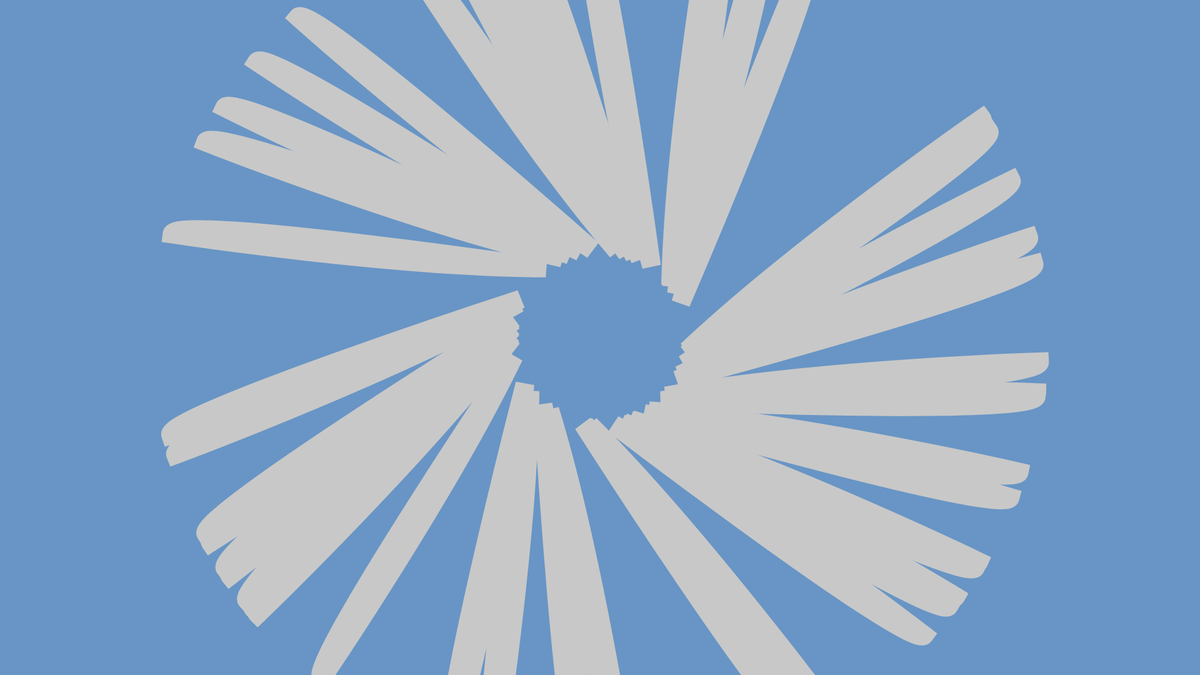
Frame 1 (no input)
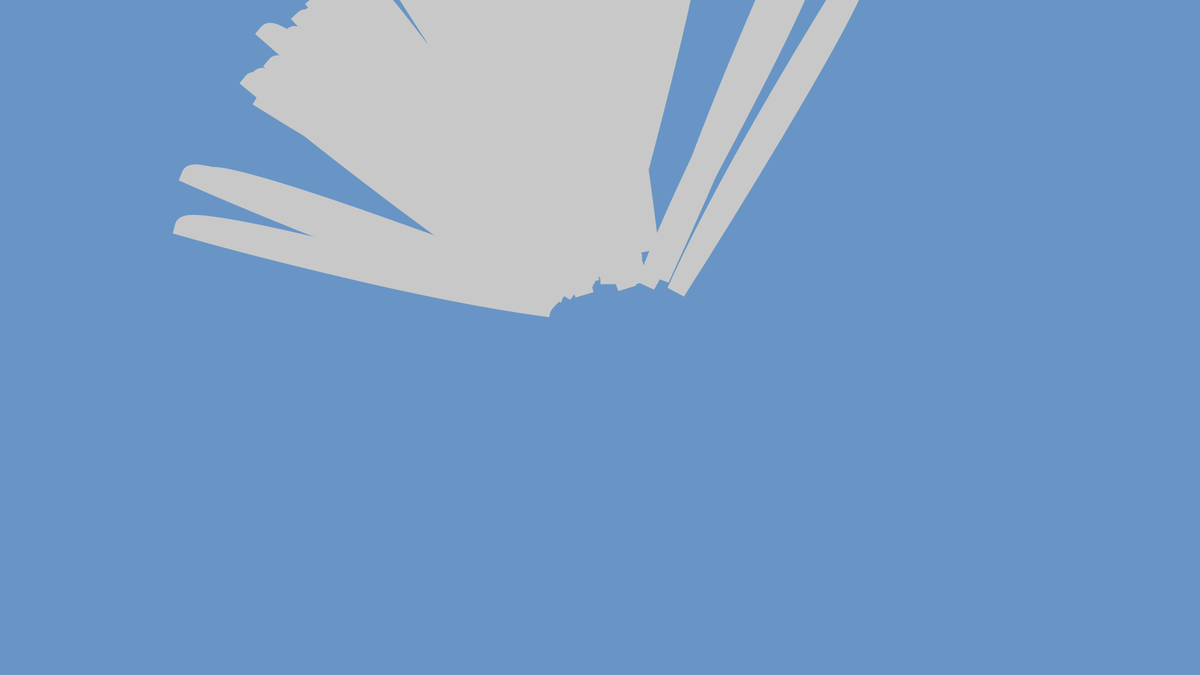
Frame 60 (no input)
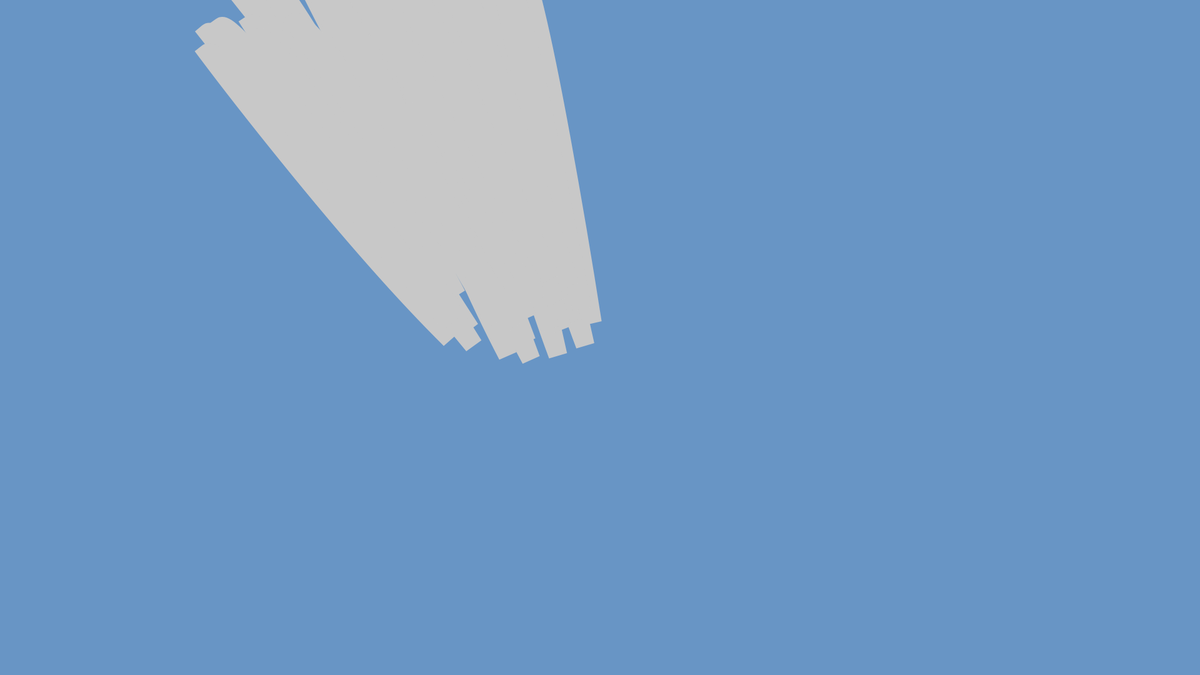
Frame 120 (the mouse pressed at the canvas centre since frame 60)

The p5.js sketch that drew these frames (run headless with seeded random() and noise() and a simulated clock; from frame 60 on, the mouse is pressed at the canvas centre):

// p5.js sketch
// ── sketch.js
var flock;

var offset = 100;
var x;
var y;
var Scale_Size;
var dir;

function setup() {
  createCanvas(1920,1080);
  createP();
  
  flock = new Flock();
  // Add an initial set of boids into the system
  for (var i = 0; i < 50; i++) {
    //generate starting from the center of the canvas 
    var b = new Boid(width/2,height/2);
    flock.addBoid(b);
  }
}

function draw() {
  background(color(104,149,197));
  flock.run();
}

// Add a new boid into the System
function mouseDragged() {
  flock.addBoid(new Boid(mouseX,mouseY));
}

function Flock() {
  // An array for all the boids
  this.boids = []; // Initialize the array
}

Flock.prototype.run = function() {
  for (var i = 0; i < this.boids.length; i++) {
    this.boids[i].run(this.boids);  // Passing the entire list of boids to each boid individually
  }
}

Flock.prototype.addBoid = function(b) {
  this.boids.push(b);
}

// The Nature of Code
// Daniel Shiffman
// http://natureofcode.com

// Boid class
// Methods for Separation, Cohesion, Alignment added

function Boid(x,y) {
  this.acceleration = createVector(0,0);
  this.velocity = createVector(random(-1,1),random(-1,1));
  this.position = createVector(x,y);
  this.r = 3.0;
  this.maxspeed = 3;    // Maximum speed
  this.maxforce = 0.05; // Maximum steering force
}

Boid.prototype.run = function(boids) {
  this.flock(boids);
  this.update();
  this.borders();
  this.render();
}

Boid.prototype.applyForce = function(force) {
  // We could add mass here if we want A = F / M
  this.acceleration.add(force);
}

// We accumulate a new acceleration each time based on three rules
Boid.prototype.flock = function(boids) {
  var sep = this.separate(boids);   // Separation
  var ali = this.align(boids);      // Alignment
  var coh = this.cohesion(boids);   // Cohesion
  // Arbitrarily weight these forces
  sep.mult(1.5);
  ali.mult(1.0);
  coh.mult(1.0);
  // Add the force vectors to acceleration
  this.applyForce(sep);
  this.applyForce(ali);
  this.applyForce(coh);
}

// Method to update location
Boid.prototype.update = function() {
  // Update velocity
  this.velocity.add(this.acceleration);
  // Limit speed
  this.velocity.limit(this.maxspeed);
  this.position.add(this.velocity);
  // Reset accelertion to 0 each cycle
  this.acceleration.mult(0);
}

// A method that calculates and applies a steering force towards a target
// STEER = DESIRED MINUS VELOCITY
Boid.prototype.seek = function(target) {
  var desired = p5.Vector.sub(target,this.position);  // A vector pointing from the location to the target
  // Normalize desired and scale to maximum speed
  desired.normalize();
  desired.mult(this.maxspeed);
  // Steering = Desired minus Velocity
  var steer = p5.Vector.sub(desired,this.velocity);
  steer.limit(this.maxforce);  // Limit to maximum steering force
  return steer;
}

function drawFish(x,y,Scale_Size, dir) {
  
  push();
  translate(x,y);
  scale(Scale_Size);
  beginShape();
  vertex(1.0*dir, -0.7);
  bezierVertex(1.0*dir, -0.7, 0.4*dir, -1.0, 0.0, 0.0);
  bezierVertex(0.0, 0.0, 1.0*dir, 0.4, 1.0*dir, -0.7); 
  endShape(CLOSE);
  pop();

// beginShape();
// vertex(30+ offset, 30+ offset);
// bezierVertex(0+ offset, 50 + offset, 90+ offset, 50 + offset, 100+ offset, 20 + offset);
// bezierVertex(30+ offset, 30 + offset, 30+ offset, 10 + offset, 10+ offset, 10 + offset);

// vertex(30+ offset, 30+ offset);
// bezierVertex(0+ offset + 2, 50 + offset + 54, 90+ offset + 2, 50 + offset + 54, 100+ offset + 2, 20 + offset + 54);
// bezierVertex(30+ offset + 2, 30 + offset + 54, 30+ offset + 2, 10 + offset + 54, 10+ offset + 2, 10 + offset + 54);
// rotate(-14);


// ellipse(225, 120, 65, 25);
// endShape(CLOSE);
}

Boid.prototype.render = function() {
  // Draw a triangle rotated in the direction of velocity
  var theta = this.velocity.heading() + radians(90);
  fill(127);
  stroke(200);
  push();
  translate(this.position.x,this.position.y);
  rotate(theta);
  drawFish(100, 100, 30, 20);
  // scale(0.1, 0.1);
  pop();
}


// Wraparound
Boid.prototype.borders = function() {
  if (this.position.x < -this.r)  this.position.x = width +this.r;
  if (this.position.y < -this.r)  this.position.y = height+this.r;
  if (this.position.x > width +this.r) this.position.x = -this.r;
  if (this.position.y > height+this.r) this.position.y = -this.r;
}

// Separation
// Method checks for nearby boids and steers away
Boid.prototype.separate = function(boids) {
  var desiredseparation = 25.0;
  var steer = createVector(0,0);
  var count = 0;
  // For every boid in the system, check if it's too close
  for (var i = 0; i < boids.length; i++) {
    var d = p5.Vector.dist(this.position,boids[i].position);
    // If the distance is greater than 0 and less than an arbitrary amount (0 when you are yourself)
    if ((d > 0) && (d < desiredseparation)) {
      // Calculate vector pointing away from neighbor
      var diff = p5.Vector.sub(this.position,boids[i].position);
      diff.normalize();
      diff.div(d);        // Weight by distance
      steer.add(diff);
      count++;            // Keep track of how many
    }
  }
  // Average -- divide by how many
  if (count > 0) {
    steer.div(count);
  }

  // As long as the vector is greater than 0
  if (steer.mag() > 0) {
    // Implement Reynolds: Steering = Desired - Velocity
    steer.normalize();
    steer.mult(this.maxspeed);
    steer.sub(this.velocity);
    steer.limit(this.maxforce);
  }
  return steer;
}

// Alignment
// For every nearby boid in the system, calculate the average velocity
Boid.prototype.align = function(boids) {
  var neighbordist = 50;
  var sum = createVector(0,0);
  var count = 0;
  for (var i = 0; i < boids.length; i++) {
    var d = p5.Vector.dist(this.position,boids[i].position);
    if ((d > 0) && (d < neighbordist)) {
      sum.add(boids[i].velocity);
      count++;
    }
  }
  if (count > 0) {
    sum.div(count);
    sum.normalize();
    sum.mult(this.maxspeed);
    var steer = p5.Vector.sub(sum,this.velocity);
    steer.limit(this.maxforce);
    return steer;
  } else {
    return createVector(0,0);
  }
}

// Cohesion
// For the average location (i.e. center) of all nearby boids, calculate steering vector towards that location
Boid.prototype.cohesion = function(boids) {
  var neighbordist = 50;
  var sum = createVector(0,0);   // Start with empty vector to accumulate all locations
  var count = 0;
  for (var i = 0; i < boids.length; i++) {
    var d = p5.Vector.dist(this.position,boids[i].position);
    if ((d > 0) && (d < neighbordist)) {
      sum.add(boids[i].position); // Add location
      count++;
    }
  }
  if (count > 0) {
    sum.div(count);
    return this.seek(sum);  // Steer towards the location
  } else {
    return createVector(0,0);
  }
}
